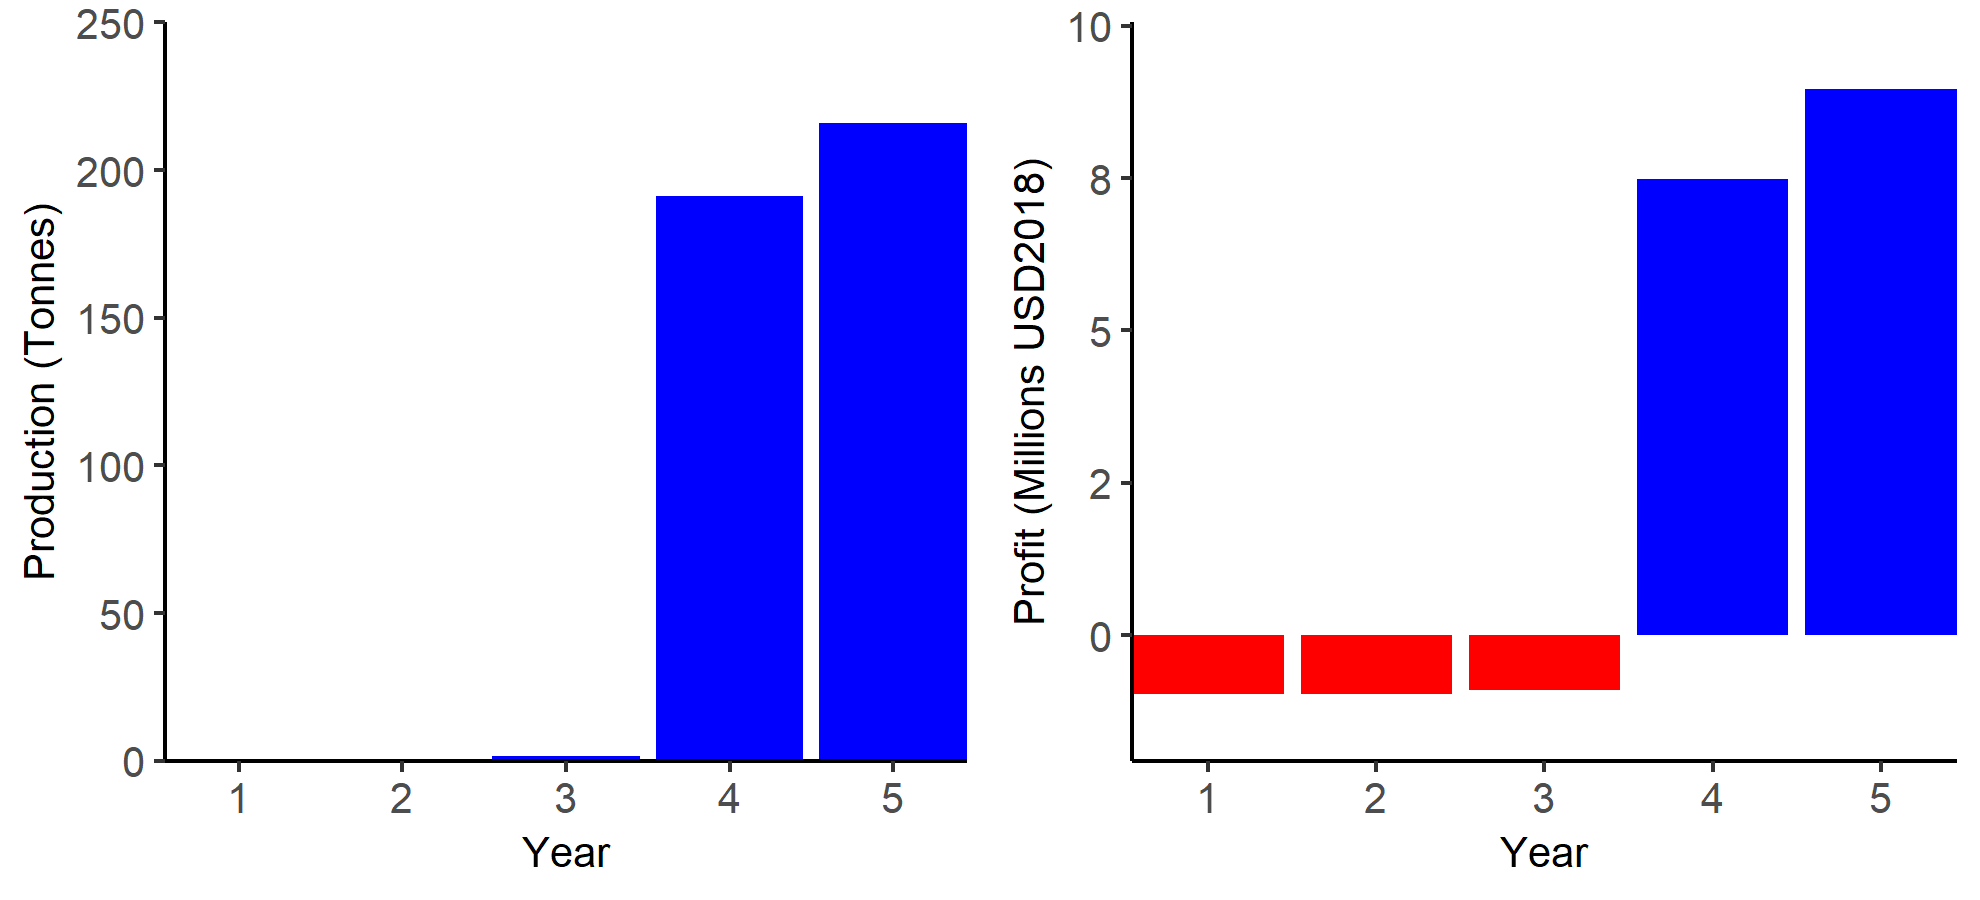

Write the R code that produced this figure.
# Run out a one-off set of results for one cage with fixed prices, etc.

#library(pubr)
library(gridExtra)

results_output <- read_csv("results_output.csv")
results_profit <- read_csv("results_profit.csv")


plot_output = 
  ggplot(results_output) +
  geom_col(aes(Year, Result), fill = "red") +  #fill = Variable
  scale_fill_brewer(palette = "Set1") +
  #facet_wrap(~Variable) +
  scale_y_continuous(labels = scales::comma) +
  scale_x_continuous(expand = c(0, 0)) +
  labs(y = "Kilograms") +
  theme_classic()

#print(plot_handy)

plot_output

plot_profit = 
  ggplot(results_profit) +
  geom_col(aes(Year, Result), fill = "blue") + #fill = Variable
  scale_fill_brewer(palette = "Set1") +
  #facet_wrap(~Variable) +
  scale_y_continuous(labels = scales::comma) +
  scale_x_continuous(expand = c(0, 0)) +
  labs(y = "USD 2018") +
  theme_classic()

plot_profit


#output figure
ggarrange(plot_outfit, plot_profit,
          ncol = 2, nrow = 1)

ggsave("output_profit.png",
       width = 6.6,
       height = 3,
       units = c("in"),
       dpi = 300,
       limitsize = FALSE,
       bg = "transparent")

# Quick rerun.
results_handy = read_csv("results_handy_but_really.csv")

results_handy = results_handy %>% 
  mutate(Profit = ifelse(Plot == "Profit" & Result > 0, 1, ifelse(Plot == "Profit", 0, NA))) %>% 
  mutate(Result = ifelse(Plot == "Profit", Result * 0.000001, Result))

plot_handy_prod = 
  ggplot(filter(results_handy, Plot == "Yield" & Product == "Meat")) +
  geom_col(aes(Year, Result), fill = "blue") +
  scale_y_continuous(labels = scales::comma, expand = c(0, 0), limits = c(0, 250), breaks = c(0, 50, 100, 150, 200, 250)) +
  scale_x_continuous(expand = c(0, 0)) +
  labs(y = "Production (Tonnes)") +
  theme_classic() +
  theme(panel.grid.major = element_blank(), panel.grid.minor = element_blank(),
        panel.background = element_blank(), axis.line = element_line(colour = "black"),plot.title = element_text(hjust=1, vjust=1, face = 'bold'),
        axis.title = element_text(size = 10),
        axis.text = element_text(size = 10))

plot_handy_pi = 
  ggplot(filter(results_handy, Plot == "Profit")) +
  geom_col(aes(Year, Result, fill = as.factor(Profit))) + 
  scale_fill_manual(values = c("red", "blue")) +
  scale_y_continuous(labels = scales::comma, expand = c(0.1, 0.1), breaks = c(-2.5, 0, 2.5, 5, 7.5, 10)) +
  scale_x_continuous(expand = c(0, 0)) +
  labs(y = "Profit (Millions USD2018)") +
  theme_classic() +
  theme(panel.grid.major = element_blank(), panel.grid.minor = element_blank(),
        panel.background = element_blank(), axis.line = element_line(colour = "black"),plot.title = element_text(hjust=1, vjust=1, face = 'bold'),
        axis.title = element_text(size = 10),
        axis.text = element_text(size = 10),
        legend.position="none")

#output figure
ggarrange(plot_handy_prod, plot_handy_pi,
          ncol = 2, nrow = 1)

ggsave("handy.png",
       width = 6.6,
       height = 3,
       units = c("in"),
       dpi = 300,
       limitsize = FALSE,
       bg = "transparent")